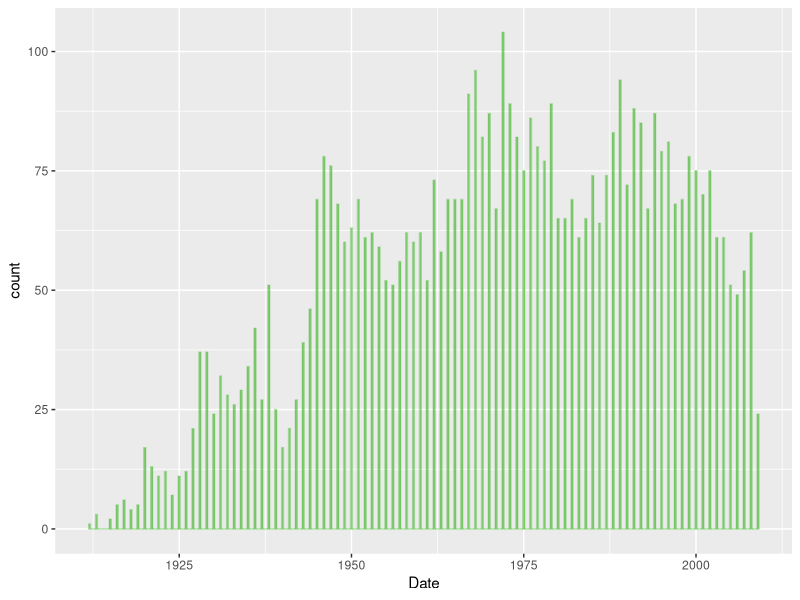
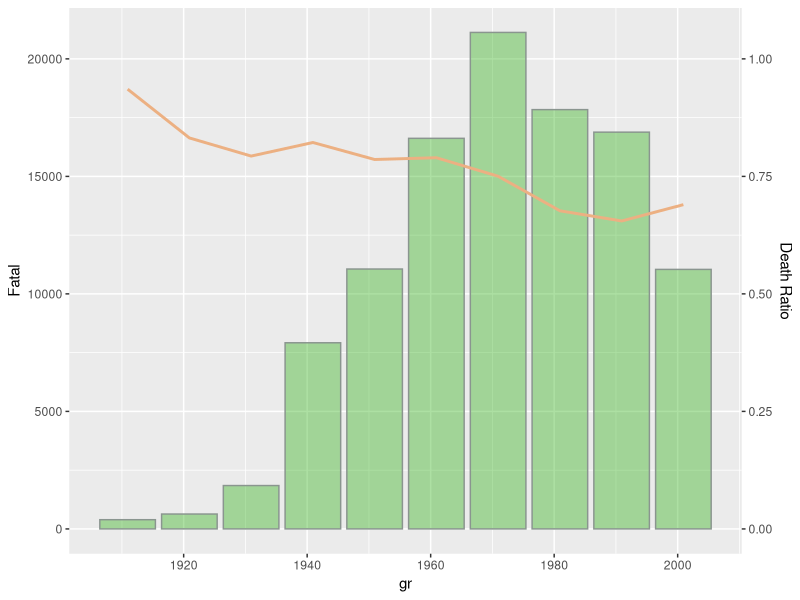

Here is the R script that generated these plots, in order:


library('dplyr')
library('tidyr')
library('ggplot2')
library(lubridate)
library(NLP)
library(tm)
library(data.table)
grotime = read.csv("grotime.csv")
date = read.csv( "year.csv")
grodate2 = read.csv("groyear1.csv")
grosize = read.csv("grosize.csv")
data = read.csv("Airplane_Crashes_and_Fatalities_Since_1908.csv")
data = data[!is.na(data$Fatalities) &!is.na(data$Aboard), ]
data = data %>% mutate(death_ratio = Fatalities/Aboard)

############time###############
data_date = data[!(data$Time == ""),]
data_date$Time= as.character(data_date$Time)
# covert Time from xx:xx to xx
for (i in 1:length(data_date$Time)){
  data_date$Time[i] = gsub( ":.*$", "", data_date$Time[i] )
  
}

data_date$Time = as.numeric(data_date$Time) 

#remove "c" row
time=data_date
time$Time = as.integer(time$Time)
grotime = summarise(time %>% group_by(Time),count = n(),Fatal = sum(Fatalities),Ratio = sum(Fatalities)/sum(Aboard))
grotime = grotime[grotime$Time <25 & grotime$Time >= 0 & !is.na(grotime$Time),]
##############time##############

##############date##############
options("scipen"=100, "digits"=4)
date = data[!data$Date == "",]
date1 = data[-1,]
date = data[-1,]
date$Date = as.Date(date1$Date,format='%m/%d/%Y')
for (i in 1 : length(date$Date)){
  if (date$Date[i]<"0012-07-12"){
    year(date$Date[i]) = year(date$Date[i])+2000
  }else{
    year(date$Date[i]) = year(date$Date[i])+1900
  }
}
###change date to year
date$Date = year(date$Date)
grodate = summarise(date %>% group_by(Date),count = n(),Fatal = sum(Fatalities), Ratio = sum(Fatalities)/sum(Aboard))
date$Date = as.integer(date$Date)
class(date$Date)

grodate2 = date %>% 
  group_by(gr=cut(Date, breaks= seq(1910, 2010, by = 10), right=F)) %>% 
  summarise(count = n(),Fatal = sum(Fatalities),Ratio = sum(Fatalities)/sum(Aboard)) %>%
  arrange(gr)
grodate2$gr = as.character(grodate2$gr)
class(grodate2$gr)
u = 1910
for (i in 1:length(grodate2$gr)){
  grodate2$gr[i] = u
  u = u + 10 
}

grodate2$gr = as.Date(grodate2$gr,"%Y")
pl1 = ggplot(date, aes(x=Date)) + 
  geom_histogram(binwidth = 0.25, color=rgb(0.2,0.7,0.1,0.4), fill=rgb(0.2,0.7,0.1,0.4) )

pl2 = ggplot(grodate2, aes(x=gr, y = Fatal)) + 
  geom_histogram(binwidth = 0.25, color="#8A958F", fill=rgb(0.2,0.7,0.1,0.4),stat = "identity" )+ 
  geom_line(aes(y = Ratio*20000),color="#ECB082",size = 1)+ scale_y_continuous(sec.axis = sec_axis(~./20000, name = "Death Ratio"))
#########made########
made = date %>% mutate(made = ifelse(grepl("Boeing", date$Type),"Boeing",ifelse(grepl("Airbus", date$Type),"Airbus",ifelse(grepl("Cessna", date$Type),'Cessna',ifelse(grepl("Embraer", date$Type),'Embraer',ifelse(grepl("Tupoloev", date$Type),'Tupoloev',ifelse(grepl("BAe", date$Type),'BAe',ifelse(grepl("Douglas", date$Type),'Douglas',ifelse(grepl("Antonov", date$Type),'Antonov',ifelse(grepl("de Havilland", date$Type),'de Havilland',ifelse(grepl("CRJ", date$Type),'CRJ',"Others")))))))))))
made1 = made[!made$made == "Others",]
